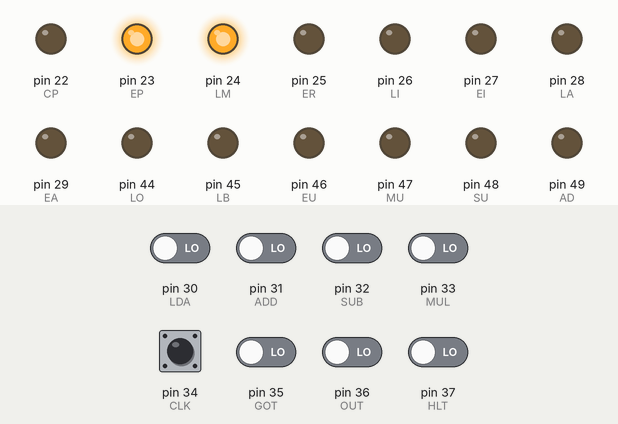
Recording of a sketch running on a simulated Arduino Mega 2560, built with avr-gcc and run on an emulated ATmega2560. Parts: output pins drawn as LEDs (lit = HIGH). Inputs (shaded band) come from the test bench; at power-on: pin 34 (CLK) HIGH, pin 30 (LDA), pin 31 (ADD), pin 32 (SUB), pin 33 (MUL), pin 35 (GOT), pin 36 (OUT), pin 37 (HLT) LOW.

Above: at 1.2 s.
1.3 s: pin 34 (CLK) pulsed LOW 2 times (0.12 s each, 0.3 s apart)
At 2.5 s:
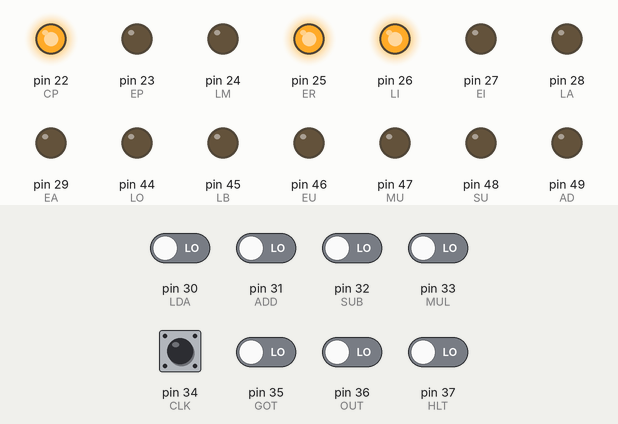
3.4 s: pin 34 (CLK) driven LOW
At 3.8 s:
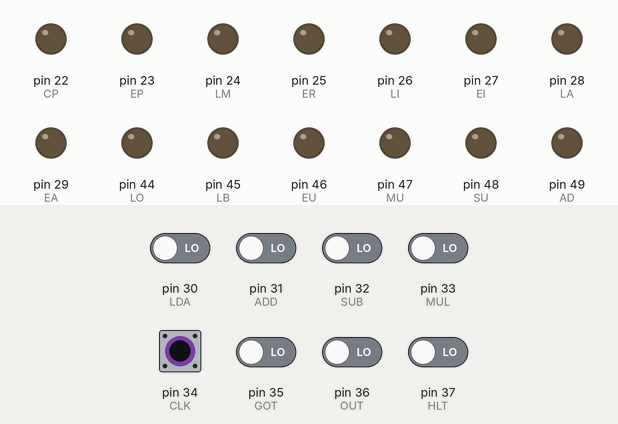
Timing chart, 0 to 6.4 s (numbered marks = the images above; inputs shaded):
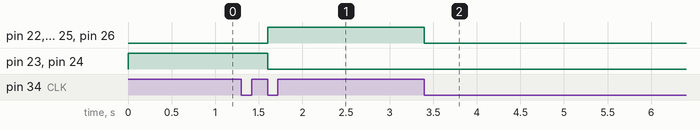

Measured:
- after the input at 1.3 s, pin 22 (CP), pin 25 (ER), pin 26 (LI): LOW → HIGH after 0.30 s; pin 23 (EP), pin 24 (LM): HIGH → LOW after 0.30 s
- after the input at 3.4 s, pin 22 (CP), pin 25 (ER), pin 26 (LI): HIGH → LOW at once

The sketch:

ControlUnit.ino
```cpp
//  PINS
#define LDA 30 //  LOAD ACCUMULATOR
#define ADD 31 //  LOAD REGISTER, ADD
#define SUB 32 //  LOAD REGISTER, SUBTRACT
#define MUL 33 //  LOAD REGISTER, MULTIPLY
#define GOT 35 //  EXECUTE INSTRUCTION FROM A POSITION
#define OUT 36 //  LOAD OUTPUT, DISPLAY
#define HLT 37 //  HALT EXECUTION

#define CP 22 //  COUNT
#define EP 23 //  ENABLE PC
#define LM 24 //  LOAD MAR
#define ER 25 //  ENABLE PROM
#define LI 26 //  LOAD INST REGISTER
#define EI 27 //  ENABLE INST REGISTER
#define LA 28 //  LOAD ACCUMULATOR A
#define EA 29 //  ENABLE ACCUMULATOR A
#define AD 49 //  TOGGLE ALU ADDITION
#define SU 48 //  TOGGLE ALU SUBTRACTION
#define MU 47 //  TOGGLE ALU MULTIPLICATION
#define EU 46 //  ENABLE ALU
#define LB 45 //  LOAD B REGISTER
#define LO 44 //  LOAD OUTPUT REGISTER

#define CLK 34

//  SETUP STATES
#define NEXT_INST_0 0 //  LOAD MAR FROM PC
#define NEXT_INST_C 102
#define NEXT_INST_1 1 //  LOAD IR FROM PROM
#define NEXT_INST_2 2 //  DISABLE IR AND PROM, NO CLOCK WAIT
#define EXECUTE_INS 3 //  READ INSTRUCTION AND CHANGE STATE ACCORDINGLY

#define CLOCK_AS_P0 100 //  WAIT UNTIL CLK IS HIGH TO CHANGE TO NEXT STATE
#define CLOCK_AS_P1 101 //  WAIT UNTIL CLK IS HIGH TO CHANGE TO NEXT STATE
unsigned int currState = NEXT_INST_0;
unsigned int nextState = NEXT_INST_0;

//  INSTRUCTION STATES
#define LDA_P0 5 //  LOAD MAR FROM IR
#define LDA_P1 6 //  LOAD ACC FROM PROM
#define LDA_P2 7 //  TURN OFF USED PINS
#define ADD_ST 8 //  LOAD MAR FROM IR
#define SUB_ST 9 //  LOAD B REGISTER FROM PROM
#define MUL_ST 10 //  LOAD ACCUMULATOR A FROM ALU
#define ALU_P0 11 //  LOAD MAR FROM IR
#define ALU_P1 12 //  LOAD B REGISTER FROM PROM
#define ALU_P2 13 //  LOAD ACCUMULATOR A FROM ALU
#define ALU_P3 14 //  TURN OFF USED PINS
#define GOT_P0 95 //  LOAD MAR FROM IR
#define GOT_P1 94 //  TURN OFF PINS, RUN NEXT_INST_P1
#define OUT_P0 97 //  LOAD OUT REGISTER FROM ACCUMULATOR A
#define OUT_P1 98 //  TURN OFF USED PINS
#define HLT_P0 99 //  STOP EVERYTHING

void setup() {
  pinMode(CP, OUTPUT);
  digitalWrite(CP, LOW);
  pinMode(EP, OUTPUT);
  digitalWrite(EP, LOW);
  pinMode(LM, OUTPUT);
  digitalWrite(LM, LOW);
  pinMode(ER, OUTPUT);
  digitalWrite(ER, LOW);
  pinMode(LI, OUTPUT);
  digitalWrite(LI, LOW);
  pinMode(EI, OUTPUT);
  digitalWrite(EI, LOW);
  pinMode(LA, OUTPUT);
  digitalWrite(LA, LOW);
  pinMode(EA, OUTPUT);
  digitalWrite(EA, LOW);
  pinMode(AD, OUTPUT);
  digitalWrite(AD, LOW);
  pinMode(SU, OUTPUT);
  digitalWrite(SU, LOW);
  pinMode(MU, OUTPUT);
  digitalWrite(MU, LOW);
  pinMode(EU, OUTPUT);
  digitalWrite(EU, LOW);
  pinMode(LB, OUTPUT);
  digitalWrite(LB, LOW);
  pinMode(LO, OUTPUT);
  digitalWrite(LO, LOW);

  pinMode(LDA, INPUT);
  pinMode(ADD, INPUT);
  pinMode(SUB, INPUT);
  pinMode(MUL, INPUT);
  pinMode(GOT, INPUT);
  pinMode(OUT, INPUT);
  pinMode(HLT, INPUT);
}

bool clockNew = false;
bool clockOld = false;

unsigned int operation = 0; //  [0] NOTHING. [1] ADDITION. [2] SUBTRACTION. [3] MULTIPLICATION.
bool HALTED, COUNT = LOW;

void loop() {
  if (HALTED) return;

  clockOld = clockNew;
  clockNew = digitalRead(CLK);

  switch(currState) {
    case NEXT_INST_0: {
      digitalWrite(LM, HIGH);
      digitalWrite(EP, HIGH);
      syncChangeState(NEXT_INST_C);
      break;
    }
    case NEXT_INST_C: {
      COUNT = HIGH;
    }
    case NEXT_INST_1: {
      digitalWrite(LM, LOW);
      digitalWrite(EP, LOW);
      digitalWrite(CP, COUNT);
      digitalWrite(ER, HIGH);
      digitalWrite(LI, HIGH);
      COUNT = LOW;
      syncChangeState(NEXT_INST_2);

      break;
    }
    case NEXT_INST_2: {
      digitalWrite(CP, LOW);
      digitalWrite(ER, LOW);
      digitalWrite(LI, LOW);
      currState = EXECUTE_INS;
      break;
    }
    case EXECUTE_INS: {
      if (digitalRead(LDA) == HIGH) currState = LDA_P0;
      else if (digitalRead(ADD) == HIGH) currState = ADD_ST;
      else if (digitalRead(SUB) == HIGH) currState = SUB_ST;
      else if (digitalRead(MUL) == HIGH) currState = MUL_ST;
      else if (digitalRead(GOT) == HIGH) currState = GOT_P0;
      else if (digitalRead(OUT) == HIGH) currState = OUT_P0;
      else if (digitalRead(HLT) == HIGH) currState = HLT_P0;
      break;
    }
    case LDA_P0: {
      digitalWrite(EI, HIGH);
      digitalWrite(LM, HIGH);
      syncChangeState(LDA_P1);
      break;
    }
    case LDA_P1: {
      digitalWrite(EI, LOW);
      digitalWrite(LM, LOW);
      digitalWrite(ER, HIGH);
      digitalWrite(LA, HIGH);
      syncChangeState(LDA_P2);
      break;
    }
    case LDA_P2: {
      digitalWrite(ER, LOW);
      digitalWrite(LA, LOW);
      currState = NEXT_INST_0;
      break;
    }
    case ADD_ST: {
      if (operation == 0) operation = 1;
    }
    case SUB_ST: {
      if (operation == 0) operation = 2;
    }
    case MUL_ST: {
      if (operation == 0) operation = 3;
    }
    case ALU_P0: {
      digitalWrite(EI, HIGH);
      digitalWrite(LM, HIGH);
      syncChangeState(ALU_P1);
      break;
    }
    case ALU_P1: {
      digitalWrite(EI, LOW);
      digitalWrite(LM, LOW);
      digitalWrite(ER, HIGH);
      digitalWrite(LB, HIGH);
      syncChangeState(ALU_P2);
      break;
    }
    case ALU_P2: {
      digitalWrite(ER, LOW);
      digitalWrite(LB, LOW);

      if (operation == 1) digitalWrite(AD, HIGH);
      else if (operation == 2) digitalWrite(SU, HIGH);
      else if (operation == 3) digitalWrite(MU, HIGH);
      operation = 0;

      digitalWrite(EU, HIGH);
      digitalWrite(LA, HIGH);
      syncChangeState(ALU_P3);
      break;
    }
    case ALU_P3: {
      digitalWrite(EU, LOW);
      digitalWrite(LA, LOW);

      digitalWrite(AD, LOW);
      digitalWrite(SU, LOW);
      digitalWrite(MU, LOW);
      currState = NEXT_INST_0;
      break;
    }
    case GOT_P0: {
      digitalWrite(EI, HIGH);
      digitalWrite(LM, HIGH);
      syncChangeState(GOT_P1);
      break;
    }
    case GOT_P1: {
      digitalWrite(EI, LOW);
      digitalWrite(LM, LOW);
      currState = NEXT_INST_1;
      break;
    }
    case OUT_P0: {
      digitalWrite(EA, HIGH);
      digitalWrite(LO, HIGH);
      syncChangeState(OUT_P1);
      break;
    }
    case OUT_P1: {
      digitalWrite(EA, LOW);
      digitalWrite(LO, LOW);
      currState = NEXT_INST_0;
      break;
    }
    case HLT_P0: {
      HALTED = true;
      syncChangeState(NEXT_INST_0);
      break;
    }
    case CLOCK_AS_P0: {
      if (!(clockOld == LOW && clockNew == HIGH)) break;
      currState = CLOCK_AS_P1;
      break;
    }
    case CLOCK_AS_P1: {
      if (!(clockOld == HIGH && clockNew == LOW)) break;
      currState = nextState;
      break;
    }
  }
}

void syncChangeState(int newState) {
  currState = CLOCK_AS_P0;
  nextState = newState;
}
```
